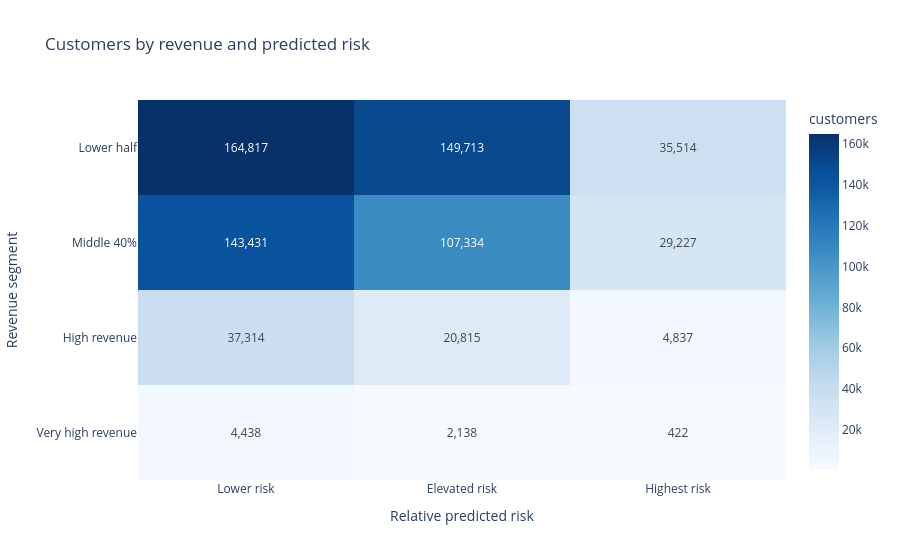
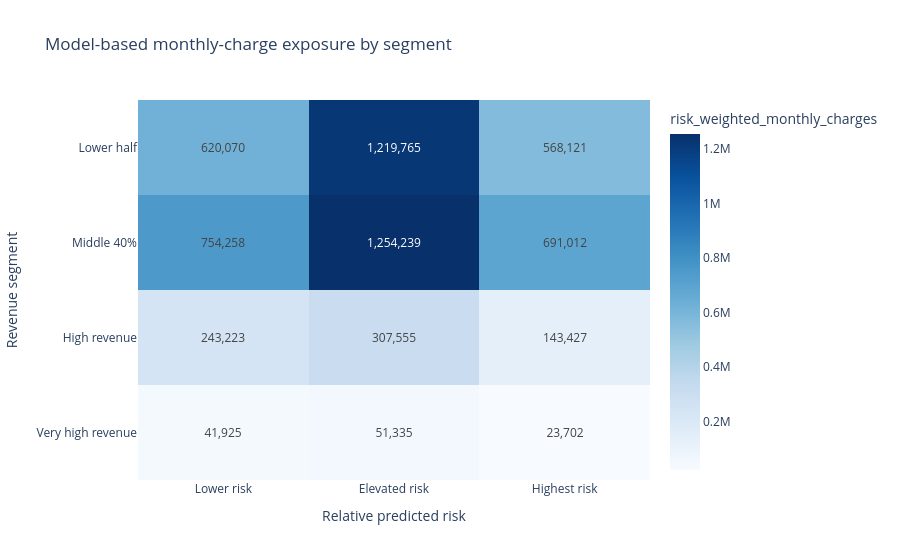

Here is the notebook cell these charts were saved with, in order:
### Code cell
revenue_order = portfolio["revenue_segment"].cat.categories
risk_order = portfolio["risk_segment"].cat.categories

for metric, title, number_format in [
    ("customers", "Customers by revenue and predicted risk", ",.0f"),
    (
        "risk_weighted_monthly_charges",
        "Model-based monthly-charge exposure by segment",
        ",.0f",
    ),
]:
    grid = (
        matrix[metric]
        .unstack("risk_segment")
        .reindex(index=revenue_order, columns=risk_order)
        .fillna(0)
    )

    px.imshow(
        grid,
        text_auto=number_format,
        aspect="auto",
        color_continuous_scale="Blues",
        labels={
            "x": "Relative predicted risk",
            "y": "Revenue segment",
            "color": metric,
        },
        title=title,
    ).show()

### Figure 1 — Plotly figure (JSON) as saved in the notebook; plotly's stock layout.template omitted (floating-point values rounded to 4 significant figures)
{"data": [{"coloraxis": "coloraxis", "hovertemplate": "Relative predicted risk: %{x}<br>Revenue segment: %{y}<br>customers: %{z}<extra></extra>", "name": "0", "texttemplate": "%{z:,.0f}", "type": "heatmap", "x": ["Lower risk", "Elevated risk", "Highest risk"], "xaxis": "x", "y": ["Lower half", "Middle 40%", "High revenue", "Very high revenue"], "yaxis": "y", "z": [[164817, 149713, 35514], [143431, 107334, 29227], [37314, 20815, 4837], [4438, 2138, 422]]}], "layout": {"coloraxis": {"autocolorscale": false, "colorbar": {"title": {"text": "customers"}}, "colorscale": [[0, "rgb(247,251,255)"], [0.125, "rgb(222,235,247)"], [0.25, "rgb(198,219,239)"], [0.375, "rgb(158,202,225)"], [0.5, "rgb(107,174,214)"], [0.625, "rgb(66,146,198)"], [0.75, "rgb(33,113,181)"], [0.875, "rgb(8,81,156)"], [1, "rgb(8,48,107)"]]}, "title": {"text": "Customers by revenue and predicted risk"}, "xaxis": {"anchor": "y", "domain": [0, 1], "title": {"text": "Relative predicted risk"}}, "yaxis": {"anchor": "x", "autorange": "reversed", "domain": [0, 1], "title": {"text": "Revenue segment"}}}}

### Figure 2 — Plotly figure (JSON) as saved in the notebook; plotly's stock layout.template omitted (floating-point values rounded to 4 significant figures)
{"data": [{"coloraxis": "coloraxis", "hovertemplate": "Relative predicted risk: %{x}<br>Revenue segment: %{y}<br>risk_weighted_monthly_charges: %{z}<extra></extra>", "name": "0", "texttemplate": "%{z:,.0f}", "type": "heatmap", "x": ["Lower risk", "Elevated risk", "Highest risk"], "xaxis": "x", "y": ["Lower half", "Middle 40%", "High revenue", "Very high revenue"], "yaxis": "y", "z": [[620100.0, 1220000.0, 568100.0], [754300.0, 1254000.0, 691000.0], [243200.0, 307600.0, 143400.0], [41920.0, 51330.0, 23700.0]]}], "layout": {"coloraxis": {"autocolorscale": false, "colorbar": {"title": {"text": "risk_weighted_monthly_charges"}}, "colorscale": [[0, "rgb(247,251,255)"], [0.125, "rgb(222,235,247)"], [0.25, "rgb(198,219,239)"], [0.375, "rgb(158,202,225)"], [0.5, "rgb(107,174,214)"], [0.625, "rgb(66,146,198)"], [0.75, "rgb(33,113,181)"], [0.875, "rgb(8,81,156)"], [1, "rgb(8,48,107)"]]}, "title": {"text": "Model-based monthly-charge exposure by segment"}, "xaxis": {"anchor": "y", "domain": [0, 1], "title": {"text": "Relative predicted risk"}}, "yaxis": {"anchor": "x", "autorange": "reversed", "domain": [0, 1], "title": {"text": "Revenue segment"}}}}
